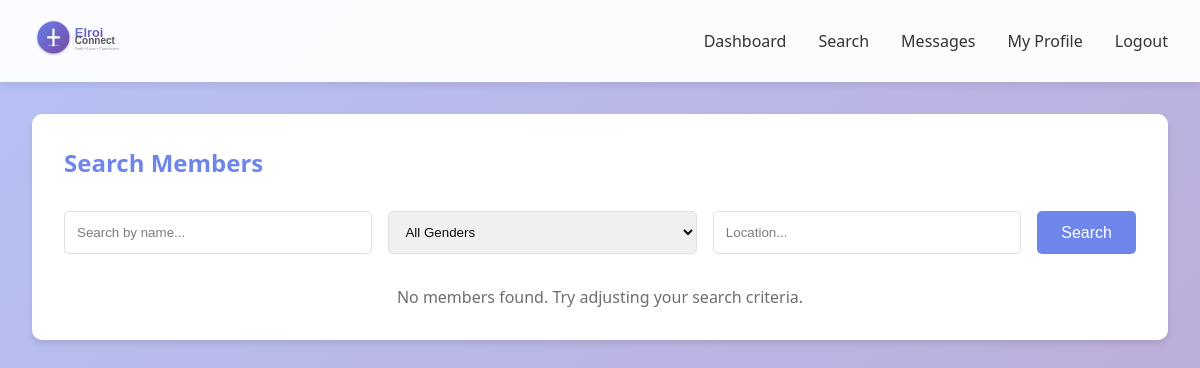
/search (signed in), run on an earlier commit of the app's database.
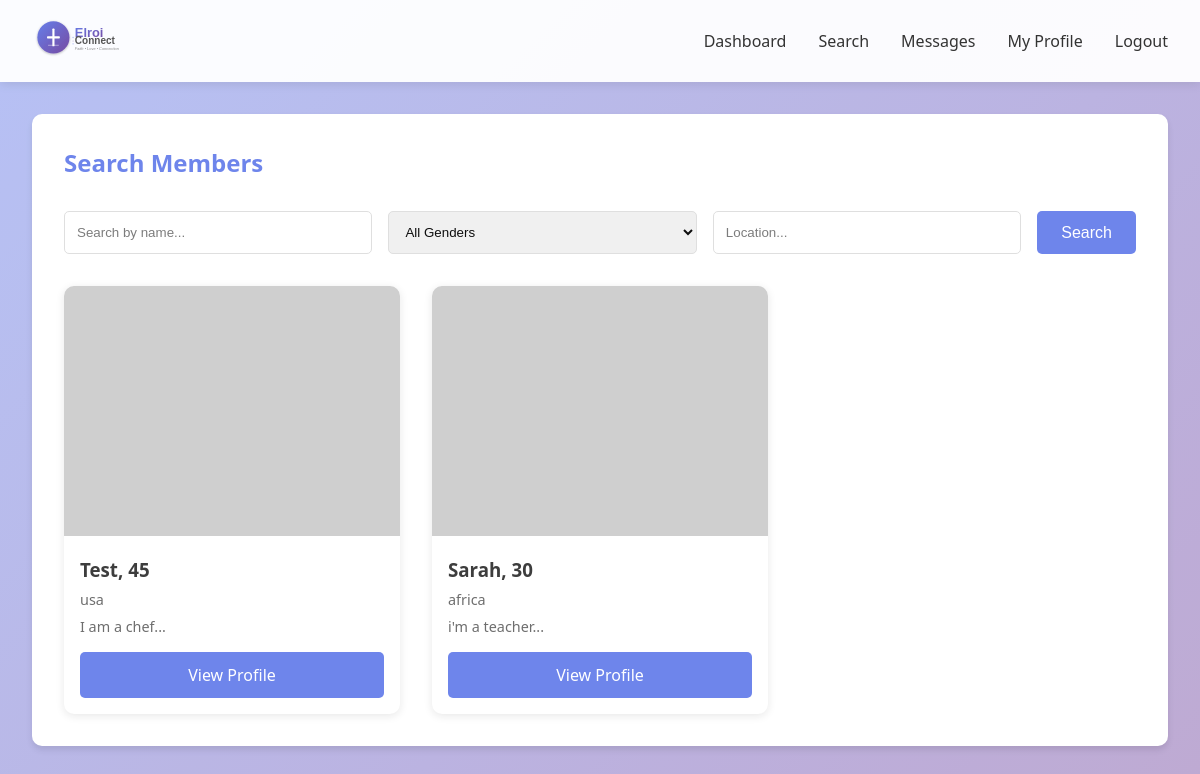
And on a later commit of the database.
### app.py (models this page shows)
class User(db.Model):
    id = db.Column(db.Integer, primary_key=True)
    email = db.Column(db.String(120), unique=True, nullable=False)
    password_hash = db.Column(db.String(200), nullable=False)
    first_name = db.Column(db.String(50), nullable=False)
    last_name = db.Column(db.String(50), nullable=False)
    gender = db.Column(db.String(20), nullable=False)
    date_of_birth = db.Column(db.Date, nullable=False)
    bio = db.Column(db.Text)
    profile_photo = db.Column(db.String(200))
    location = db.Column(db.String(100))
    denomination = db.Column(db.String(100))
    interests = db.Column(db.Text)
    looking_for = db.Column(db.String(50))
    created_at = db.Column(db.DateTime, default=datetime.utcnow)
    is_active = db.Column(db.Boolean, default=True)
    videos_watched = db.Column(db.Integer, default=0)
    sent_messages = db.relationship('Message', foreign_keys='Message.sender_id', backref='sender', lazy='dynamic')
    received_messages = db.relationship('Message', foreign_keys='Message.receiver_id', backref='receiver', lazy='dynamic')

### app.py (the view)
@app.route('/search')
@login_required
def search():
    query = request.args.get('q', '')
    gender = request.args.get('gender', '')
    location = request.args.get('location', '')
    users = User.query.filter(User.id != session['user_id'], User.is_active == True)
    if query:
        users = users.filter(
            (User.first_name.ilike(f'%{query}%')) |
            (User.last_name.ilike(f'%{query}%'))
        )
    if gender:
        users = users.filter_by(gender=gender)
    if location:
        users = users.filter(User.location.ilike(f'%{location}%'))
    users = users.all()
    return render_template('search.html', users=users, query=query, now=datetime.now())

### app.py (called while the page is built)
def login_required(f):
    @wraps(f)
    def decorated_function(*args, **kwargs):
        if 'user_id' not in session:
            flash('Please log in to access this page.', 'warning')
            return redirect(url_for('login'))
        return f(*args, **kwargs)
    return decorated_function

### templates/search.html (shortened to what this page needs)
{% extends "base.html" %}
{% block content %}
<div class="card">
    <h2 style="color: #667eea; margin-bottom: 2rem;">Search Members</h2>
    <form method="GET" style="display: grid; grid-template-columns: 1fr 1fr 1fr auto; gap: 1rem; margin-bottom: 2rem;">
        <input type="text" name="q" placeholder="Search by name..." value="{{ query or '' }}" style="padding: 0.75rem; border: 1px solid #ddd; border-radius: 5px;">
        <select name="gender" style="padding: 0.75rem; border: 1px solid #ddd; border-radius: 5px;">
            <option value="">All Genders</option>
        </select>
        <input type="text" name="location" placeholder="Location..." value="{{ request.args.get('location', '') }}" style="padding: 0.75rem; border: 1px solid #ddd; border-radius: 5px;">
        <button type="submit" class="btn btn-primary">Search</button>
    </form>
    {% if users %}
    <div class="profile-grid">
        {% for user in users %}
        <div class="profile-card">
            {% if user.profile_photo %}
            <img src="{{ url_for('static', filename='uploads/' + user.profile_photo) }}" alt="{{ user.first_name }}">
            {% else %}
            <img src="https://via.placeholder.com/250x250?text={{ user.first_name[0] }}" alt="{{ user.first_name }}">
            {% endif %}
            <div class="profile-card-content">
                <h3>{{ user.first_name }}, {{ (now.year - user.date_of_birth.year) if user.date_of_birth else 'N/A' }}</h3>
                <p>{{ user.location or 'Location not specified' }}</p>
                <p style="margin-top: 0.5rem;">{{ user.bio[:100] if user.bio else 'No bio yet' }}...</p>
                <a href="{{ url_for('view_profile', user_id=user.id) }}" class="btn btn-primary" style="width: 100%; margin-top: 1rem; text-align: center;">View Profile</a>
            </div>
        </div>
        {% endfor %}
    </div>
    {% else %}
    <p style="text-align: center; color: #666;">No members found. Try adjusting your search criteria.</p>
    {% endif %}
</div>
{% endblock %}

### templates/base.html (shortened to what this page needs)
<!DOCTYPE html>
<html lang="en">
<head>
</head>
<body>
    <nav class="navbar">
        <div class="navbar-content">
            {% block navbar_logo %}
            <a href="/" class="logo">
                <img src="{{ url_for('static', filename='logo.svg') }}" alt="ElroiConnect Logo">
            </a>
            {% endblock %}
            <ul class="nav-links">
                {% if session.user_id %}
                    <li><a href="{{ url_for('dashboard') }}">Dashboard</a></li>
                    <li><a href="{{ url_for('search') }}">Search</a></li>
                    <li><a href="{{ url_for('messages') }}">Messages</a></li>
                    <li><a href="{{ url_for('view_profile', user_id=session.user_id) }}">My Profile</a></li>
                    <li><a href="{{ url_for('logout') }}">Logout</a></li>
                {% else %}
                    <li><a href="{{ url_for('login') }}">Login</a></li>
                    <li><a href="{{ url_for('intro_videos') }}">Register</a></li>
                {% endif %}
            </ul>
        </div>
    </nav>
    <div class="container">
        {% block content %}{% endblock %}
    </div>
</body>
</html>

### templates/base.html (style rules this page uses)
* { margin: 0; padding: 0; box-sizing: border-box; }
body { font-family: 'Segoe UI', Tahoma, Geneva, Verdana, sans-serif; background: linear-gradient(135deg, rgba(102, 126, 234, 0.5) 0%, rgba(118, 75, 162, 0.5) 100%), url('https://images.unsplash.com/photo-1522673607200-164d1b6ce486?q=80&w=2070') center/cover no-repeat fixed; min-height: 100vh; position: relative; }
body::before { content: ''; position: fixed; top: 0; left: 0; width: 100%; height: 100%; background: rgba(255, 255, 255, 0.05); pointer-events: none; z-index: 0; }
.navbar { background: rgba(255, 255, 255, 0.95); padding: 1rem 2rem; box-shadow: 0 2px 10px rgba(0,0,0,0.1); }
.navbar-content { max-width: 1200px; margin: 0 auto; display: flex; justify-content: space-between; align-items: center; position: relative; }
.logo { font-size: 1.5rem; font-weight: bold; color: #667eea; text-decoration: none; display: flex; align-items: center; gap: 10px; }
.logo img { height: 50px; width: auto; }
.nav-links { display: flex; gap: 2rem; list-style: none; }
.nav-links a { color: #333; text-decoration: none; transition: color 0.3s; }
.container { max-width: 1200px; margin: 2rem auto; padding: 0 2rem; }
.card { background: white; border-radius: 10px; padding: 2rem; box-shadow: 0 4px 6px rgba(0,0,0,0.1); margin-bottom: 2rem; }
.btn { padding: 0.75rem 1.5rem; border: none; border-radius: 5px; cursor: pointer; font-size: 1rem; transition: all 0.3s; text-decoration: none; display: inline-block; }
.btn-primary { background: #667eea; color: white; }
.profile-grid { display: grid; grid-template-columns: repeat(auto-fill, minmax(250px, 1fr)); gap: 2rem; margin-top: 2rem; }
.profile-card { background: white; border-radius: 10px; overflow: hidden; box-shadow: 0 2px 8px rgba(0,0,0,0.1); transition: transform 0.3s; }
.profile-card img { width: 100%; height: 250px; object-fit: cover; }
.profile-card-content { padding: 1rem; }
.profile-card h3 { margin-bottom: 0.5rem; color: #333; }
.profile-card p { color: #666; font-size: 0.9rem; }

What changed in the data, as far as the page shows it:
added User: first_name "Test", date_of_birth "45", location "usa", bio "I am a chef"
added User: first_name "Sarah", date_of_birth "30", location "africa", bio "i'm a teacher"
Also different on the page:
text no longer shown: "No members found. Try adjusting your search criteria."
